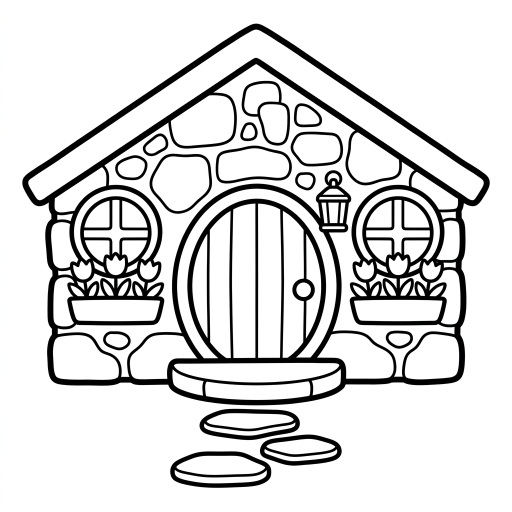
#> input picture kdp/cozy-cottage/pages/page-01-the-round-door.png, 1024 x 1024 px (shown at 1/2 size)
$ python print_master.py pages/page-01-the-round-door.png
#> lines starting #> are read from the running program, lines starting #| are printed output that depends on the picture; after the words box and inside, x2 and y2 are one past the last pixel; in counts of white or black regions, pixels touching at a corner belong together
### kdp/cozy-cottage/qa.py
#!/usr/bin/env python3
"""Automated QA gate for bold & easy coloring pages.

Implements the six-point gate from the Phase 3 deck as measurements, so a page
is judged by numbers instead of vibes. Run it on every generated page BEFORE it
goes into the interior PDF.

    python3 qa.py pages/*.png
    python3 qa.py pages/*.png --json     # machine-readable
    python3 qa.py pages/page-01*.png --ref   # save as the style reference baseline

Checks
  1. GRAYSCALE    pure black ink on pure white paper - no color cast
  2. NO SHADING   almost no mid-gray pixels (the #1 bold & easy killer)
  3. LINE WEIGHT  stroke width normalized to 300 DPI at 8.5 in wide
  4. DENSITY      ink coverage - too empty reads as lazy, too dense reads as intricate
  5. SHAPES       connected-component count - the proxy for "is this fiddly"
  6. SAFE AREA    nothing important inside the outer 5% (trim/bind margin)

Requires: pillow, numpy, scipy  (pip install --break-system-packages pillow numpy scipy)
"""

import argparse
import glob
import json
import os
import sys

import numpy as np
from PIL import Image
from scipy import ndimage

# ---- targets ---------------------------------------------------------------
# Normalized line weight: measured px scaled to an 8.5 in page at 300 DPI (2550 px).
PLACE_WIDTH_PX = 2550          # 8.5 in * 300 DPI
MIN_SOURCE_PX = 2550           # below this the file cannot hold 300 DPI

T = {
    "gray_max": 8.0,           # % mid-tone pixels
    "gray_ideal": 3.0,
    "cast_max": 6.0,           # mean channel spread
    "stroke_min": 8.0,         # px at 300 DPI  (~0.7 mm printed)
    "stroke_ideal_min": 12.0,  # (~1.0 mm)
    "stroke_ideal_max": 28.0,  # (~2.4 mm)
    "stroke_max": 40.0,
    "fiddle_max": 45.0,        # ink runs per inked row; hero scenes sit ~26, vignettes ~12
    "fiddle_ideal": 30.0,
    "pocket_min": 0.25,        # median colorable pocket as % of page
    "ink_min": 4.0,            # % of page covered in ink
    "ink_ideal_min": 7.0,
    "ink_ideal_max": 20.0,
    "ink_max": 28.0,
    "shapes_min": 3,
    "shapes_ideal_min": 5,
    "shapes_ideal_max": 22,
    "shapes_max": 45,
    "edge_max": 6.0,           # % of ink sitting in the outer 5% frame
    "edge_ideal": 1.5,
}


def run_lengths(mask):
    """Every horizontal run of True in `mask`, as lengths in px."""
    idx = np.flatnonzero(np.diff(np.concatenate(
        ([0], mask.astype(np.int8).ravel(), [0]))).astype(np.int64))
    return idx[1::2] - idx[0::2]


# [178 lines left out: functions analyse, main, not called in this run]


# [2 lines that do not run on import are left out]

### kdp/cozy-cottage/print_master.py
#!/usr/bin/env python3
"""Build print-resolution masters from generated page renders.

Generators emit ~1024px squares, but an 8.5in page needs 2550px for 300 DPI.
Line art is the easy case to upscale because there is nothing to invent: we only
need the edges to stay crisp. LANCZOS + hard threshold does that, and the
threshold has a bonus - it collapses the anti-aliased gray edge pixels to pure
black or pure white, so the printed page carries zero gray ink.

    python3 print_master.py pages/page-01-the-round-door.png
    python3 print_master.py "pages/page-*.png" --all

Outputs <name>.print.png next to the source (or in place with --all).
"""

import argparse
import os
import sys

import numpy as np
from PIL import Image, ImageFilter

PLACE_WIDTH_PX = 2550          # 8.5 in * 300 DPI
MIN_STROKE_AT_300DPI = 10.0    # below this a line will look broken in print


def make_master(src, dst, thresh=160):
#> called with src = 'pages/page-01-the-round-door.png', dst = 'pages/page-01-the-round-door.print.png', thresh = 160
    im = Image.open(src).convert("L")
    w, h = im.size
#> w = 1024; h = 1024
    if w != h:
        print(f"  ! {os.path.basename(src)} is {w}x{h}, not square - placing at 8.5in "
              f"will letterbox it")
    size = (PLACE_WIDTH_PX, int(round(h * PLACE_WIDTH_PX / w)))
#> size = (2550, 2550)
    big = im.resize(size, Image.LANCZOS)
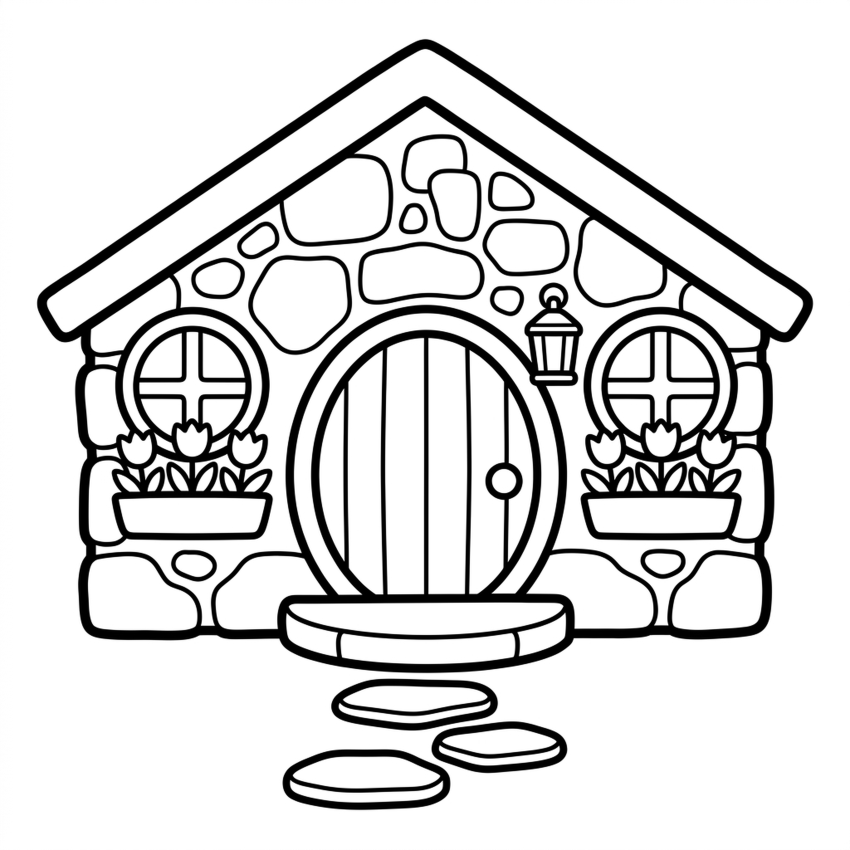
#> big: PIL image 2550x2550 L (shown at 1/3 size); min 0, max 255, mean 218.1

    # A touch of unsharp before thresholding keeps the stroke edge from going
    # soft at 2.5x; then hard-threshold to pure black on pure white.
    big = big.filter(ImageFilter.UnsharpMask(radius=2, percent=60, threshold=2))
    a = np.asarray(big)
    out = np.where(a < thresh, 0, 255).astype(np.uint8)
#> out: shape (2550, 2550); 85.1% white; 15 black regions, largest, box (x1, y1, x2, y2) and area: (111, 117, 2439, 2019) 801975, (848, 2248, 1351, 2430) 31052, (994, 2036, 1494, 2192) 29694
    Image.fromarray(out, "L").save(dst, "PNG", optimize=True)

    # verify the stroke survived the resize
    from qa import run_lengths
    ink = out < 128
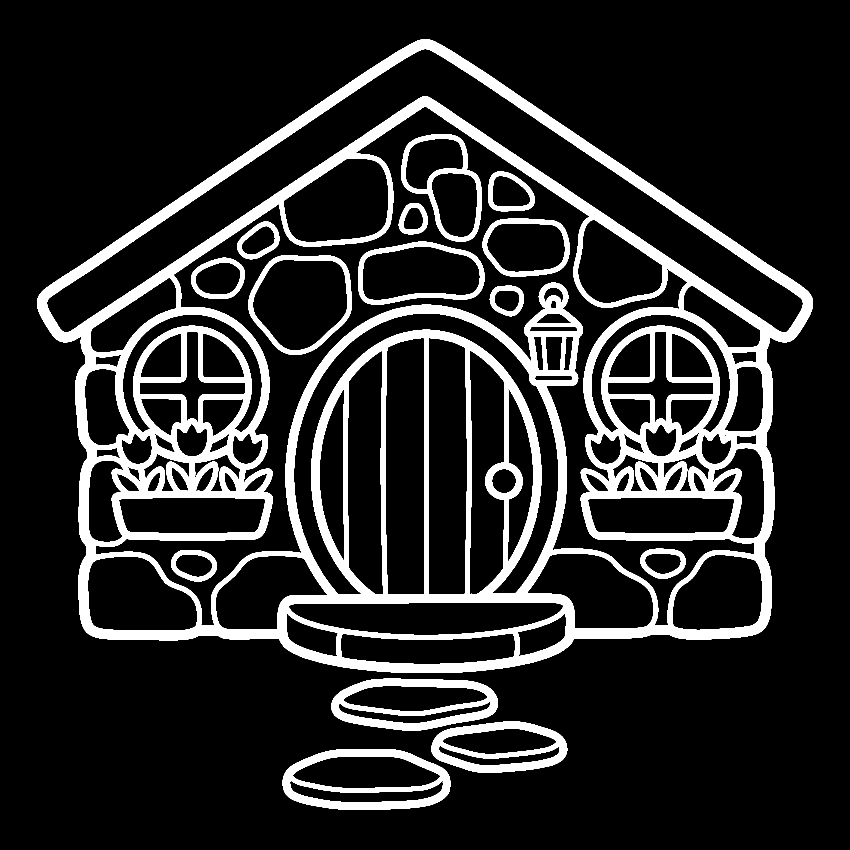
#> ink: shape (2550, 2550) bool (shown at 1/3 size); 14.9% white; 15 white regions, largest, box (x1, y1, x2, y2) and area: (111, 117, 2439, 2019) 801975, (848, 2248, 1351, 2430) 31052, (994, 2036, 1494, 2192) 29694
    scale = PLACE_WIDTH_PX / size[0]
#> scale = 1
    rl = np.concatenate([run_lengths(ink), run_lengths(ink.T)]) * scale
    stroke = float(np.median(rl))
#> stroke = 25
    hair = float((rl < MIN_STROKE_AT_300DPI).mean() * 100)
#> hair = 0.156
    print(f"  {os.path.basename(dst)}: {size[0]}px | stroke {stroke:.1f}px @300dpi "
          f"({stroke / 300 * 25.4:.2f}mm) | thin runs {hair:.1f}% | gray 0.00%")
#|   page-01-the-round-door.print.png: 2550px | stroke 25.0px @300dpi (2.12mm) | thin runs 0.2% | gray 0.00%
    if stroke < MIN_STROKE_AT_300DPI:
        print(f"  ! WARNING: median stroke {stroke:.1f}px is under "
              f"{MIN_STROKE_AT_300DPI}px - it will look thin in print")
    return stroke, hair


def main():
    ap = argparse.ArgumentParser()
    ap.add_argument("files", nargs="+")
    ap.add_argument("--all", action="store_true", help="overwrite the source files")
    a = ap.parse_args()
    for f in a.files:
        if not os.path.exists(f):
            print(f"  ! missing {f}")
            continue
        base, ext = os.path.splitext(f)
        dst = f if a.all else base + ".print.png"
        make_master(f, dst)
    return 0


if __name__ == "__main__":
    sys.exit(main())
#> (the program exits here)

$ run again, with kdp/cozy-cottage/pages/rejected/page-01-the-round-door.png copied over kdp/cozy-cottage/pages/page-01-the-round-door.png
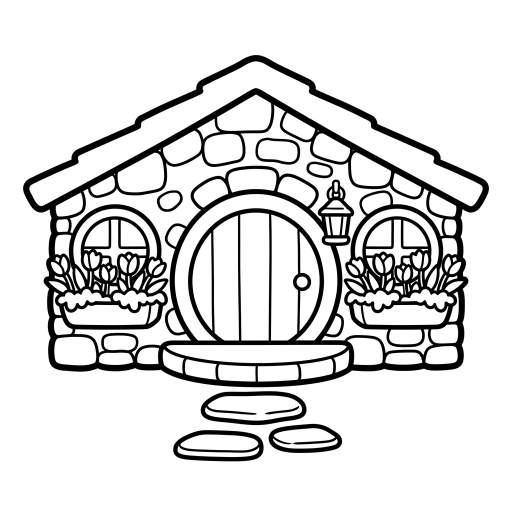
#> input picture kdp/cozy-cottage/pages/rejected/page-01-the-round-door.png, 1024 x 1024 px (shown at 1/2 size)
#> in make_master, `big = im.resize(size, Image.LANCZOS)`:
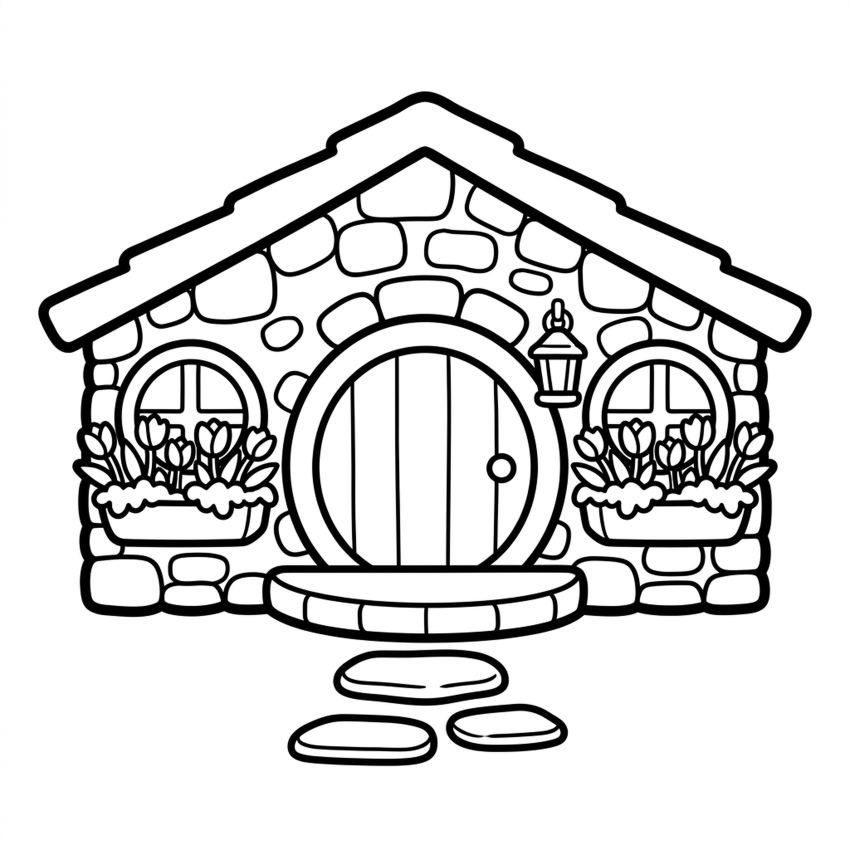
#> big: PIL image 2550x2550 L (shown at 1/3 size); min 0, max 255, mean 219
#> out: shape (2550, 2550); 85.5% white; 8 black regions, largest, box (x1, y1, x2, y2) and area: (115, 274, 2435, 1929) 851487, (999, 1948, 1527, 2117) 28150, (862, 2142, 1313, 2298) 26631
#> in make_master, `ink = out < 128`:
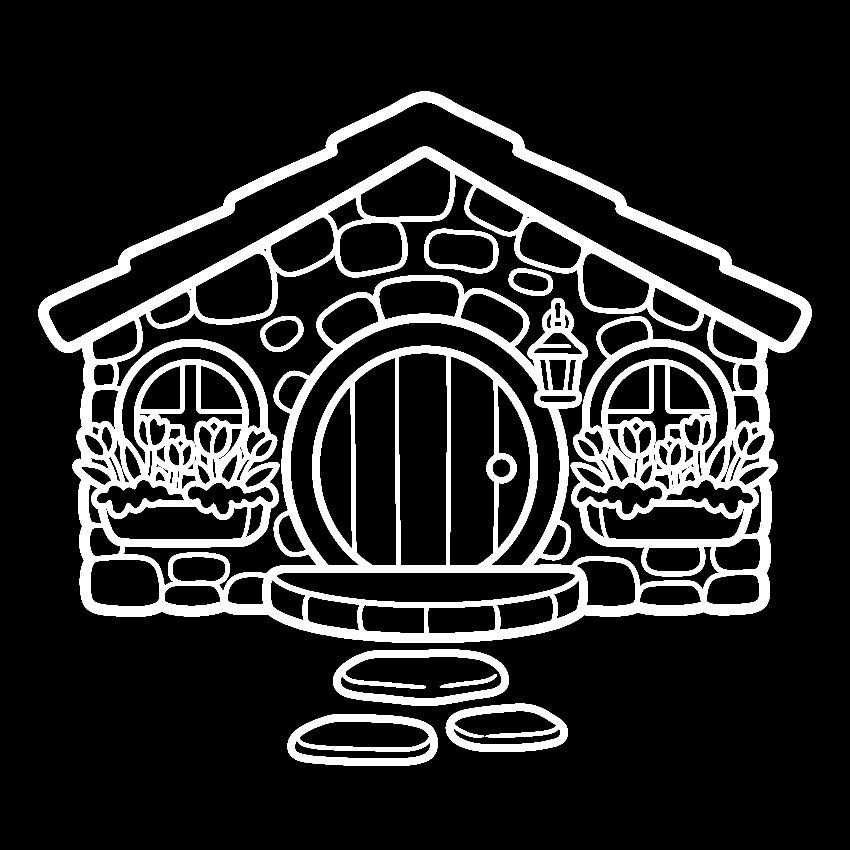
#> ink: shape (2550, 2550) bool (shown at 1/3 size); 14.5% white; 8 white regions, largest, box (x1, y1, x2, y2) and area: (115, 274, 2435, 1929) 851487, (999, 1948, 1527, 2117) 28150, (862, 2142, 1313, 2298) 26631
#> stroke = 24
#> hair = 0.546
#|   page-01-the-round-door.print.png: 2550px | stroke 24.0px @300dpi (2.03mm) | thin runs 0.5% | gray 0.00%
